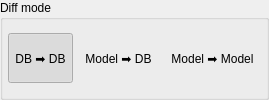
                  <widget class="QGroupBox" name="diff_mode_gb">
                   <property name="sizePolicy">
                    <sizepolicy hsizetype="Fixed" vsizetype="Preferred">
                     <horstretch>0</horstretch>
                     <verstretch>0</verstretch>
                    </sizepolicy>
                   </property>
                   <property name="title">
                    <string>Diff mode</string>
                   </property>
                   <layout class="QHBoxLayout" name="horizontalLayout_4">
                    <property name="spacing">
                     <number>5</number>
                    </property>
                    <property name="leftMargin">
                     <number>5</number>
                    </property>
                    <property name="topMargin">
                     <number>5</number>
                    </property>
                    <property name="rightMargin">
                     <number>5</number>
                    </property>
                    <property name="bottomMargin">
                     <number>5</number>
                    </property>
                    <item>
                     <widget class="QToolButton" name="db_to_db_tb">
                      <property name="sizePolicy">
                       <sizepolicy hsizetype="Preferred" vsizetype="Fixed">
                        <horstretch>0</horstretch>
                        <verstretch>0</verstretch>
                       </sizepolicy>
                      </property>
                      <property name="minimumSize">
                       <size>
                        <width>50</width>
                        <height>50</height>
                       </size>
                      </property>
                      <property name="text">
                       <string>DB ➡ DB</string>
                      </property>
                      <property name="icon">
                       <iconset resource="../../res/resources.qrc">
                        <normaloff>:/icons/icons/diff_dbs.png</normaloff>:/icons/icons/diff_dbs.png</iconset>
                      </property>
                      <property name="iconSize">
                       <size>
                        <width>40</width>
                        <height>40</height>
                       </size>
                      </property>
                      <property name="checkable">
                       <bool>true</bool>
                      </property>
                      <property name="checked">
                       <bool>true</bool>
                      </property>
                      <property name="toolButtonStyle">
                       <enum>Qt::ToolButtonStyle::ToolButtonTextUnderIcon</enum>
                      </property>
                      <property name="autoRaise">
                       <bool>true</bool>
                      </property>
                     </widget>
                    </item>
                    <item>
                     <widget class="QToolButton" name="model_to_db_tb">
                      <property name="sizePolicy">
                       <sizepolicy hsizetype="Preferred" vsizetype="Fixed">
                        <horstretch>0</horstretch>
                        <verstretch>0</verstretch>
                       </sizepolicy>
                      </property>
                      <property name="minimumSize">
                       <size>
                        <width>50</width>
                        <height>50</height>
                       </size>
                      </property>
                      <property name="text">
                       <string>Model ➡ DB</string>
                      </property>
                      <property name="icon">
                       <iconset resource="../../res/resources.qrc">
                        <normaloff>:/icons/icons/diff.png</normaloff>:/icons/icons/diff.png</iconset>
                      </property>
                      <property name="iconSize">
                       <size>
                        <width>40</width>
                        <height>40</height>
                       </size>
                      </property>
                      <property name="checkable">
                       <bool>true</bool>
                      </property>
                      <property name="checked">
                       <bool>false</bool>
                      </property>
                      <property name="toolButtonStyle">
                       <enum>Qt::ToolButtonStyle::ToolButtonTextUnderIcon</enum>
                      </property>
                      <property name="autoRaise">
                       <bool>true</bool>
                      </property>
                     </widget>
                    </item>
                    <item>
                     <widget class="QToolButton" name="model_to_model_tb">
                      <property name="sizePolicy">
                       <sizepolicy hsizetype="Preferred" vsizetype="Fixed">
                        <horstretch>0</horstretch>
                        <verstretch>0</verstretch>
                       </sizepolicy>
                      </property>
                      <property name="minimumSize">
                       <size>
                        <width>50</width>
                        <height>50</height>
                       </size>
                      </property>
                      <property name="text">
                       <string>Model ➡ Model</string>
                      </property>
                      <property name="icon">
                       <iconset resource="../../res/resources.qrc">
                        <normaloff>:/icons/icons/diff_models.png</normaloff>:/icons/icons/diff_models.png</iconset>
                      </property>
                      <property name="iconSize">
                       <size>
                        <width>40</width>
                        <height>40</height>
                       </size>
                      </property>
                      <property name="checkable">
                       <bool>true</bool>
                      </property>
                      <property name="checked">
                       <bool>false</bool>
                      </property>
                      <property name="toolButtonStyle">
                       <enum>Qt::ToolButtonStyle::ToolButtonTextUnderIcon</enum>
                      </property>
                      <property name="autoRaise">
                       <bool>true</bool>
                      </property>
                     </widget>
                    </item>
                   </layout>
                  </widget>
